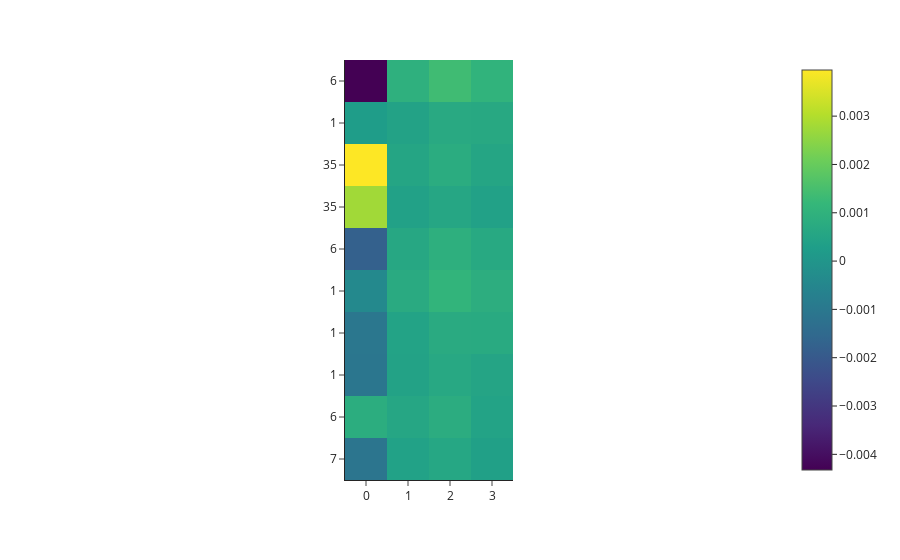

This figure's notebook cell:
### Code cell
node_input_irrep = o3.Irreps("1x0e+1x1o")
node_attr_irrep = o3.Irreps("1x0e")
irreps_hidden = o3.Irreps("1x0e+1x1o")
irreps_out = o3.Irreps("1x0e+1x1o")
max_radius = 4
num_basis = 16
radial_layers = 1
radial_neurons = 8
num_neighbors = 4
typical_number_of_nodes = 12

network = ReactionModel(
    irreps_in=node_input_irrep,
    irreps_hidden=irreps_hidden,
    irreps_out=irreps_out,
    irreps_node_attr=node_attr_irrep,
    irreps_edge_attr=o3.Irreps(f"{num_basis}x0e"),
    radial_layers=radial_layers,
    max_radius=max_radius,
    num_basis=num_basis,
    radial_neurons=radial_neurons,
    num_neighbors=num_neighbors,
    typical_number_of_nodes=typical_number_of_nodes,
    reduce_output=False,
)

for idx, data in enumerate(train_loader):

    row, col = data.edge_index
    edge_vec = data.pos[row] - data.pos[col]

    norm_edge_vec = edge_vec.norm(dim=1)
    norm_edge_vec = norm_edge_vec.view(-1, 1)

    node_input = data.x
    node_attr = data.species
    edge_src = data.edge_index[0]
    edge_dst = data.edge_index[1]
    edge_features = norm_edge_vec

    print(f"Shape of node_input: {node_input.shape}")
    print(f"Shape of node_attr: {node_attr.shape}")
    print(f"Shape of edge_src: {edge_src.shape}")
    print(f"Shape of edge_dst: {edge_dst.shape}")
    print(f"Shape of edge_features: {edge_features.shape}")

    output_network = network(data)

    output_to_plot = output_network.detach().numpy()
    # output_to_plot = network.output_network_initial_state.detach().numpy()
    # output_to_plot = network.output_network_final_state.detach().numpy()

    print(f"Shape of output_network: {output_network.shape}")
    fig = px.imshow(output_to_plot, template="simple_white")
    tickvals = node_attr.view(-1).detach().numpy().flatten()
    fig.update_yaxes(tickvals=np.arange(len(tickvals)), ticktext=tickvals)
    fig.show()

    break

### Figure 1 — Plotly figure (JSON) as saved in the notebook; plotly's stock layout.template omitted (floating-point values rounded to 4 significant figures)
{"data": [{"coloraxis": "coloraxis", "hovertemplate": "x: %{x}<br>y: %{y}<br>color: %{z}<extra></extra>", "name": "0", "type": "heatmap", "xaxis": "x", "yaxis": "y", "z": [[-0.004324, 0.0009306, 0.001371, 0.001031], [0.0002484, 0.0004388, 0.0006853, 0.0006492], [0.003955, 0.0005457, 0.0007818, 0.0005378], [0.002776, 0.0003967, 0.0005756, 0.0003973], [-0.001777, 0.0006248, 0.0009056, 0.0006624], [-0.0004282, 0.0007309, 0.001086, 0.0008435], [-0.001038, 0.0004624, 0.0007323, 0.0007113], [-0.001064, 0.0004306, 0.0006459, 0.0005083], [0.0008275, 0.0005788, 0.0008084, 0.000462], [-0.00111, 0.0004102, 0.0005887, 0.0003642]]}], "layout": {"coloraxis": {"colorscale": [[0, "#440154"], [0.1111, "#482878"], [0.2222, "#3e4989"], [0.3333, "#31688e"], [0.4444, "#26828e"], [0.5556, "#1f9e89"], [0.6667, "#35b779"], [0.7778, "#6ece58"], [0.8889, "#b5de2b"], [1, "#fde725"]]}, "margin": {"t": 60}, "xaxis": {"anchor": "y", "constrain": "domain", "domain": [0, 1], "scaleanchor": "y"}, "yaxis": {"anchor": "x", "autorange": "reversed", "constrain": "domain", "domain": [0, 1], "ticktext": [6, 1, 35, 35, 6, 1, 1, 1, 6, 7], "tickvals": [0, 1, 2, 3, 4, 5, 6, 7, 8, 9]}}}
